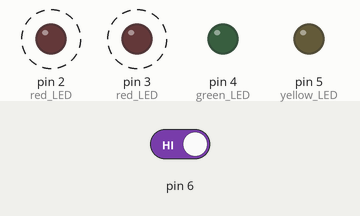
A sketch run on a simulated Arduino Uno, built with avr-gcc and run on an emulated ATmega328P. On the bench: output pins drawn as LEDs (lit = HIGH). Dashed ring = blinking. The inputs (shaded band) are chosen by the test bench; at power-on: pin 6 HIGH.

Above: at 4.3 s.
4.4 s: pin 6 driven LOW
At 5.2 s:
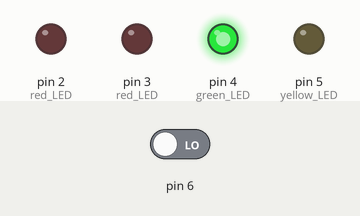
6.0 s: pin 6 driven HIGH
At 6.12 s:
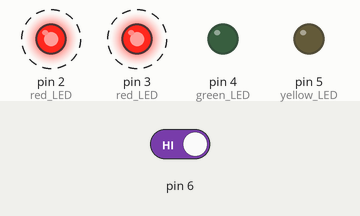
Timing chart, 0 to 15.2 s (numbered marks = the images above; inputs shaded):
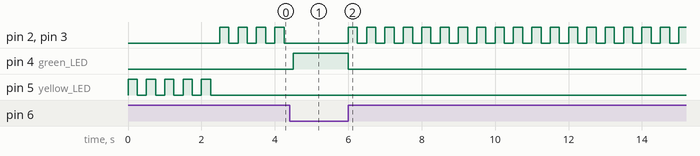

Measured:
- after the input at 4.4 s, pin 2 (red_LED), pin 3 (red_LED): stops changing and stays LOW; pin 4 (green_LED): LOW → HIGH after 0.10 s
- after the input at 6.0 s, pin 2 (red_LED), pin 3 (red_LED): alternates HIGH for 0.25 s and LOW for 0.25 s, starting at once; pin 4 (green_LED): HIGH → LOW at once
- by itself, pin 5 (yellow_LED): alternates HIGH for 0.25 s and LOW for 0.25 s, 10 changes in all, then stays LOW

The sketch:

spaceship-interface.ino
```cpp
int switchState = 0;
bool firstBoot = true;

void setup() {
  pinMode (2, OUTPUT); // red LED
  pinMode (3, OUTPUT); // red LED
  pinMode (4, OUTPUT); // green LED
  pinMode (5, OUTPUT); // yellow LED
  pinMode (6, INPUT);
}

void loop() {
  switchState = digitalRead(6);

  // if it is the machine first boot, blink yellow light
  if (firstBoot == true){
    for (int i = 0; i < 5; i++){
       digitalWrite(5, HIGH); // yellow LED
       delay(250);
       digitalWrite(5, LOW); // yellow LED
       delay(250);
    }
    firstBoot = false;
  }

  if (switchState == LOW) {
    // the button is not pressed

    digitalWrite(4, HIGH); // green LED
    digitalWrite(3, LOW); // red LED
    digitalWrite(2, LOW); // red LED
  }

  else {
    // the button is pressed

    digitalWrite(4, LOW); // green LED
    digitalWrite(3, HIGH); // red LED
    digitalWrite(2, HIGH); // red LED

    delay(250); // wait for a quarter second
    // toggle LEDs
    digitalWrite(3, LOW); // red LED
    digitalWrite(2, LOW); // red LED
    delay(250); // wait for a quarter second
  }

} // go back to the beginning of the loop
```
